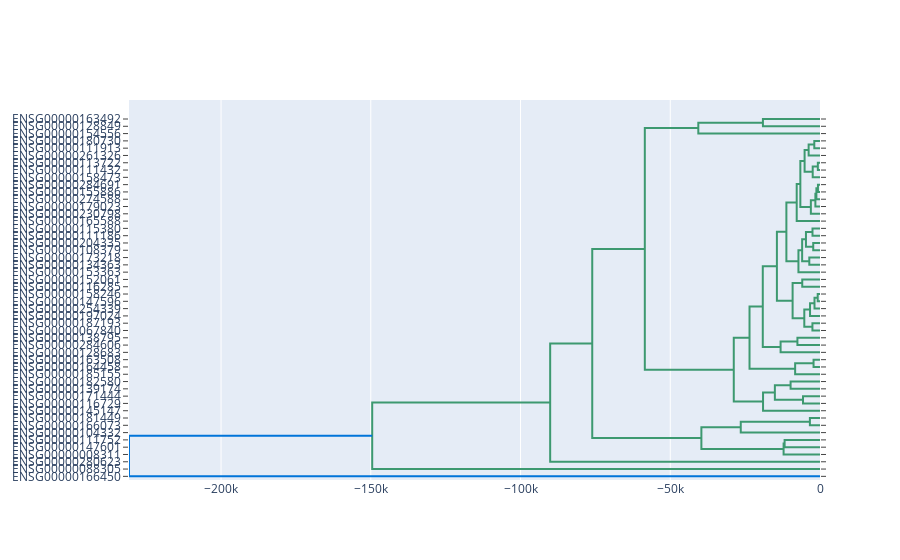

Here is the notebook cell this chart was saved with:
### Code cell
dendro_side

### Figure 1 — Plotly figure (JSON) as saved in the notebook; plotly's stock layout.template omitted (floating-point values rounded to 4 significant figures)
{"data": [{"hoverinfo": "text", "marker": {"color": "rgb(61,153,112)"}, "mode": "lines", "type": "scatter", "x": [0, -11820.0, -11820.0, 0], "xaxis": "x2", "y": [45, 45, 55, 55], "yaxis": "y"}, {"hoverinfo": "text", "marker": {"color": "rgb(61,153,112)"}, "mode": "lines", "type": "scatter", "x": [0, -12160.0, -12160.0, -11820.0], "xaxis": "x2", "y": [35, 35, 50, 50], "yaxis": "y"}, {"hoverinfo": "text", "marker": {"color": "rgb(61,153,112)"}, "mode": "lines", "type": "scatter", "x": [0, -3374.0, -3374.0, 0], "xaxis": "x2", "y": [75, 75, 85, 85], "yaxis": "y"}, {"hoverinfo": "text", "marker": {"color": "rgb(61,153,112)"}, "mode": "lines", "type": "scatter", "x": [0, -26460.0, -26460.0, -3374.0], "xaxis": "x2", "y": [65, 65, 80, 80], "yaxis": "y"}, {"hoverinfo": "text", "marker": {"color": "rgb(61,153,112)"}, "mode": "lines", "type": "scatter", "x": [-12160.0, -39610.0, -39610.0, -26460.0], "xaxis": "x2", "y": [42.5, 42.5, 72.5, 72.5], "yaxis": "y"}, {"hoverinfo": "text", "marker": {"color": "rgb(61,153,112)"}, "mode": "lines", "type": "scatter", "x": [0, -5673.0, -5673.0, 0], "xaxis": "x2", "y": [105, 105, 115, 115], "yaxis": "y"}, {"hoverinfo": "text", "marker": {"color": "rgb(61,153,112)"}, "mode": "lines", "type": "scatter", "x": [0, -9821.0, -9821.0, 0], "xaxis": "x2", "y": [125, 125, 135, 135], "yaxis": "y"}, {"hoverinfo": "text", "marker": {"color": "rgb(61,153,112)"}, "mode": "lines", "type": "scatter", "x": [-5673.0, -15070.0, -15070.0, -9821.0], "xaxis": "x2", "y": [110, 110, 130, 130], "yaxis": "y"}, {"hoverinfo": "text", "marker": {"color": "rgb(61,153,112)"}, "mode": "lines", "type": "scatter", "x": [0, -19020.0, -19020.0, -15070.0], "xaxis": "x2", "y": [95, 95, 120, 120], "yaxis": "y"}, {"hoverinfo": "text", "marker": {"color": "rgb(61,153,112)"}, "mode": "lines", "type": "scatter", "x": [0, -2151.0, -2151.0, 0], "xaxis": "x2", "y": [155, 155, 165, 165], "yaxis": "y"}, {"hoverinfo": "text", "marker": {"color": "rgb(61,153,112)"}, "mode": "lines", "type": "scatter", "x": [0, -8302.0, -8302.0, -2151.0], "xaxis": "x2", "y": [145, 145, 160, 160], "yaxis": "y"}, {"hoverinfo": "text", "marker": {"color": "rgb(61,153,112)"}, "mode": "lines", "type": "scatter", "x": [0, -7539.0, -7539.0, 0], "xaxis": "x2", "y": [185, 185, 195, 195], "yaxis": "y"}, {"hoverinfo": "text", "marker": {"color": "rgb(61,153,112)"}, "mode": "lines", "type": "scatter", "x": [0, -13160.0, -13160.0, -7539.0], "xaxis": "x2", "y": [175, 175, 190, 190], "yaxis": "y"}, {"hoverinfo": "text", "marker": {"color": "rgb(61,153,112)"}, "mode": "lines", "type": "scatter", "x": [0, -2528.0, -2528.0, 0], "xaxis": "x2", "y": [205, 205, 215, 215], "yaxis": "y"}, {"hoverinfo": "text", "marker": {"color": "rgb(61,153,112)"}, "mode": "lines", "type": "scatter", "x": [0, -767.5, -767.5, 0], "xaxis": "x2", "y": [245, 245, 255, 255], "yaxis": "y"}, {"hoverinfo": "text", "marker": {"color": "rgb(61,153,112)"}, "mode": "lines", "type": "scatter", "x": [0, -1836.0, -1836.0, -767.5], "xaxis": "x2", "y": [235, 235, 250, 250], "yaxis": "y"}, {"hoverinfo": "text", "marker": {"color": "rgb(61,153,112)"}, "mode": "lines", "type": "scatter", "x": [0, -3327.0, -3327.0, -1836.0], "xaxis": "x2", "y": [225, 225, 242.5, 242.5], "yaxis": "y"}, {"hoverinfo": "text", "marker": {"color": "rgb(61,153,112)"}, "mode": "lines", "type": "scatter", "x": [-2528.0, -5244.0, -5244.0, -3327.0], "xaxis": "x2", "y": [210, 210, 233.8, 233.8], "yaxis": "y"}, {"hoverinfo": "text", "marker": {"color": "rgb(61,153,112)"}, "mode": "lines", "type": "scatter", "x": [0, -5927.0, -5927.0, 0], "xaxis": "x2", "y": [265, 265, 275, 275], "yaxis": "y"}, {"hoverinfo": "text", "marker": {"color": "rgb(61,153,112)"}, "mode": "lines", "type": "scatter", "x": [-5244.0, -9145.0, -9145.0, -5927.0], "xaxis": "x2", "y": [221.9, 221.9, 270, 270], "yaxis": "y"}, {"hoverinfo": "text", "marker": {"color": "rgb(61,153,112)"}, "mode": "lines", "type": "scatter", "x": [0, -3572.0, -3572.0, 0], "xaxis": "x2", "y": [295, 295, 305, 305], "yaxis": "y"}, {"hoverinfo": "text", "marker": {"color": "rgb(61,153,112)"}, "mode": "lines", "type": "scatter", "x": [0, -2260.0, -2260.0, 0], "xaxis": "x2", "y": [315, 315, 325, 325], "yaxis": "y"}, {"hoverinfo": "text", "marker": {"color": "rgb(61,153,112)"}, "mode": "lines", "type": "scatter", "x": [0, -2505.0, -2505.0, 0], "xaxis": "x2", "y": [335, 335, 345, 345], "yaxis": "y"}, {"hoverinfo": "text", "marker": {"color": "rgb(61,153,112)"}, "mode": "lines", "type": "scatter", "x": [-2260.0, -4691.0, -4691.0, -2505.0], "xaxis": "x2", "y": [320, 320, 340, 340], "yaxis": "y"}, {"hoverinfo": "text", "marker": {"color": "rgb(61,153,112)"}, "mode": "lines", "type": "scatter", "x": [-3572.0, -5964.0, -5964.0, -4691.0], "xaxis": "x2", "y": [300, 300, 330, 330], "yaxis": "y"}, {"hoverinfo": "text", "marker": {"color": "rgb(61,153,112)"}, "mode": "lines", "type": "scatter", "x": [0, -7199.0, -7199.0, -5964.0], "xaxis": "x2", "y": [285, 285, 315, 315], "yaxis": "y"}, {"hoverinfo": "text", "marker": {"color": "rgb(61,153,112)"}, "mode": "lines", "type": "scatter", "x": [0, -685.5, -685.5, 0], "xaxis": "x2", "y": [395, 395, 405, 405], "yaxis": "y"}, {"hoverinfo": "text", "marker": {"color": "rgb(61,153,112)"}, "mode": "lines", "type": "scatter", "x": [0, -1209.0, -1209.0, -685.5], "xaxis": "x2", "y": [385, 385, 400, 400], "yaxis": "y"}, {"hoverinfo": "text", "marker": {"color": "rgb(61,153,112)"}, "mode": "lines", "type": "scatter", "x": [0, -1543.0, -1543.0, -1209.0], "xaxis": "x2", "y": [375, 375, 392.5, 392.5], "yaxis": "y"}, {"hoverinfo": "text", "marker": {"color": "rgb(61,153,112)"}, "mode": "lines", "type": "scatter", "x": [0, -3053.0, -3053.0, -1543.0], "xaxis": "x2", "y": [365, 365, 383.8, 383.8], "yaxis": "y"}, {"hoverinfo": "text", "marker": {"color": "rgb(61,153,112)"}, "mode": "lines", "type": "scatter", "x": [0, -720.7, -720.7, 0], "xaxis": "x2", "y": [425, 425, 435, 435], "yaxis": "y"}, {"hoverinfo": "text", "marker": {"color": "rgb(61,153,112)"}, "mode": "lines", "type": "scatter", "x": [0, -2437.0, -2437.0, -720.7], "xaxis": "x2", "y": [415, 415, 430, 430], "yaxis": "y"}, {"hoverinfo": "text", "marker": {"color": "rgb(61,153,112)"}, "mode": "lines", "type": "scatter", "x": [0, -1907.0, -1907.0, 0], "xaxis": "x2", "y": [455, 455, 465, 465], "yaxis": "y"}, {"hoverinfo": "text", "marker": {"color": "rgb(61,153,112)"}, "mode": "lines", "type": "scatter", "x": [0, -3793.0, -3793.0, -1907.0], "xaxis": "x2", "y": [445, 445, 460, 460], "yaxis": "y"}, {"hoverinfo": "text", "marker": {"color": "rgb(61,153,112)"}, "mode": "lines", "type": "scatter", "x": [-2437.0, -5142.0, -5142.0, -3793.0], "xaxis": "x2", "y": [422.5, 422.5, 452.5, 452.5], "yaxis": "y"}, {"hoverinfo": "text", "marker": {"color": "rgb(61,153,112)"}, "mode": "lines", "type": "scatter", "x": [-3053.0, -6564.0, -6564.0, -5142.0], "xaxis": "x2", "y": [374.4, 374.4, 437.5, 437.5], "yaxis": "y"}, {"hoverinfo": "text", "marker": {"color": "rgb(61,153,112)"}, "mode": "lines", "type": "scatter", "x": [0, -7778.0, -7778.0, -6564.0], "xaxis": "x2", "y": [355, 355, 405.9, 405.9], "yaxis": "y"}, {"hoverinfo": "text", "marker": {"color": "rgb(61,153,112)"}, "mode": "lines", "type": "scatter", "x": [-7199.0, -11230.0, -11230.0, -7778.0], "xaxis": "x2", "y": [300, 300, 380.5, 380.5], "yaxis": "y"}, {"hoverinfo": "text", "marker": {"color": "rgb(61,153,112)"}, "mode": "lines", "type": "scatter", "x": [-9145.0, -14390.0, -14390.0, -11230.0], "xaxis": "x2", "y": [245.9, 245.9, 340.2, 340.2], "yaxis": "y"}, {"hoverinfo": "text", "marker": {"color": "rgb(61,153,112)"}, "mode": "lines", "type": "scatter", "x": [-13160.0, -19110.0, -19110.0, -14390.0], "xaxis": "x2", "y": [182.5, 182.5, 293.1, 293.1], "yaxis": "y"}, {"hoverinfo": "text", "marker": {"color": "rgb(61,153,112)"}, "mode": "lines", "type": "scatter", "x": [-8302.0, -23540.0, -23540.0, -19110.0], "xaxis": "x2", "y": [152.5, 152.5, 237.8, 237.8], "yaxis": "y"}, {"hoverinfo": "text", "marker": {"color": "rgb(61,153,112)"}, "mode": "lines", "type": "scatter", "x": [-19020.0, -28800.0, -28800.0, -23540.0], "xaxis": "x2", "y": [107.5, 107.5, 195.1, 195.1], "yaxis": "y"}, {"hoverinfo": "text", "marker": {"color": "rgb(61,153,112)"}, "mode": "lines", "type": "scatter", "x": [0, -19060.0, -19060.0, 0], "xaxis": "x2", "y": [485, 485, 495, 495], "yaxis": "y"}, {"hoverinfo": "text", "marker": {"color": "rgb(61,153,112)"}, "mode": "lines", "type": "scatter", "x": [0, -40640.0, -40640.0, -19060.0], "xaxis": "x2", "y": [475, 475, 490, 490], "yaxis": "y"}, {"hoverinfo": "text", "marker": {"color": "rgb(61,153,112)"}, "mode": "lines", "type": "scatter", "x": [-28800.0, -58500.0, -58500.0, -40640.0], "xaxis": "x2", "y": [151.3, 151.3, 482.5, 482.5], "yaxis": "y"}, {"hoverinfo": "text", "marker": {"color": "rgb(61,153,112)"}, "mode": "lines", "type": "scatter", "x": [-39610.0, -76050.0, -76050.0, -58500.0], "xaxis": "x2", "y": [57.5, 57.5, 316.9, 316.9], "yaxis": "y"}, {"hoverinfo": "text", "marker": {"color": "rgb(61,153,112)"}, "mode": "lines", "type": "scatter", "x": [0, -90100.0, -90100.0, -76050.0], "xaxis": "x2", "y": [25, 25, 187.2, 187.2], "yaxis": "y"}, {"hoverinfo": "text", "marker": {"color": "rgb(61,153,112)"}, "mode": "lines", "type": "scatter", "x": [0, -149500.0, -149500.0, -90100.0], "xaxis": "x2", "y": [15, 15, 106.1, 106.1], "yaxis": "y"}, {"hoverinfo": "text", "marker": {"color": "rgb(0,116,217)"}, "mode": "lines", "type": "scatter", "x": [0, -230700.0, -230700.0, -149500.0], "xaxis": "x2", "y": [5, 5, 60.55, 60.55], "yaxis": "y"}], "layout": {"autosize": false, "height": null, "hovermode": "closest", "showlegend": false, "width": null, "xaxis": {"mirror": "allticks", "rangemode": "tozero", "showgrid": false, "showline": true, "showticklabels": true, "ticks": "outside", "type": "linear", "zeroline": false}, "yaxis": {"mirror": "allticks", "rangemode": "tozero", "showgrid": false, "showline": true, "showticklabels": true, "tickmode": "array", "ticks": "outside", "ticktext": ["ENSG00000166450", "ENSG00000088305", "ENSG00000280623", "ENSG00000008311", "ENSG00000147601", "ENSG00000111752", "ENSG00000104332", "ENSG00000166073", "ENSG00000181449", "ENSG00000145147", "ENSG00000116729", "ENSG00000171444", "ENSG00000139174", "ENSG00000182580", "ENSG00000185155", "ENSG00000164458", "ENSG00000163508", "ENSG00000128683", "ENSG00000284606", "ENSG00000138795", "ENSG00000067840", "ENSG00000187193", "ENSG00000197024", "ENSG00000254339", "ENSG00000147596", "ENSG00000158246", "ENSG00000116285", "ENSG00000152061", "ENSG00000153363", "ENSG00000134363", "ENSG00000173218", "ENSG00000108379", "ENSG00000204335", "ENSG00000111186", "ENSG00000115380", "ENSG00000165588", "ENSG00000230798", "ENSG00000179023", "ENSG00000274588", "ENSG00000155886", "ENSG00000284691", "ENSG00000158473", "ENSG00000111432", "ENSG00000113722", "ENSG00000261326", "ENSG00000111913", "ENSG00000180730", "ENSG00000154556", "ENSG00000128849", "ENSG00000163492"], "tickvals": [5, 15, 25, 35, 45, 55, 65, 75, 85, 95, 105, 115, 125, 135, 145, 155, 165, 175, 185, 195, 205, 215, 225, 235, 245, 255, 265, 275, 285, 295, 305, 315, 325, 335, 345, 355, 365, 375, 385, 395, 405, 415, 425, 435, 445, 455, 465, 475, 485, 495], "type": "linear", "zeroline": false}}}
